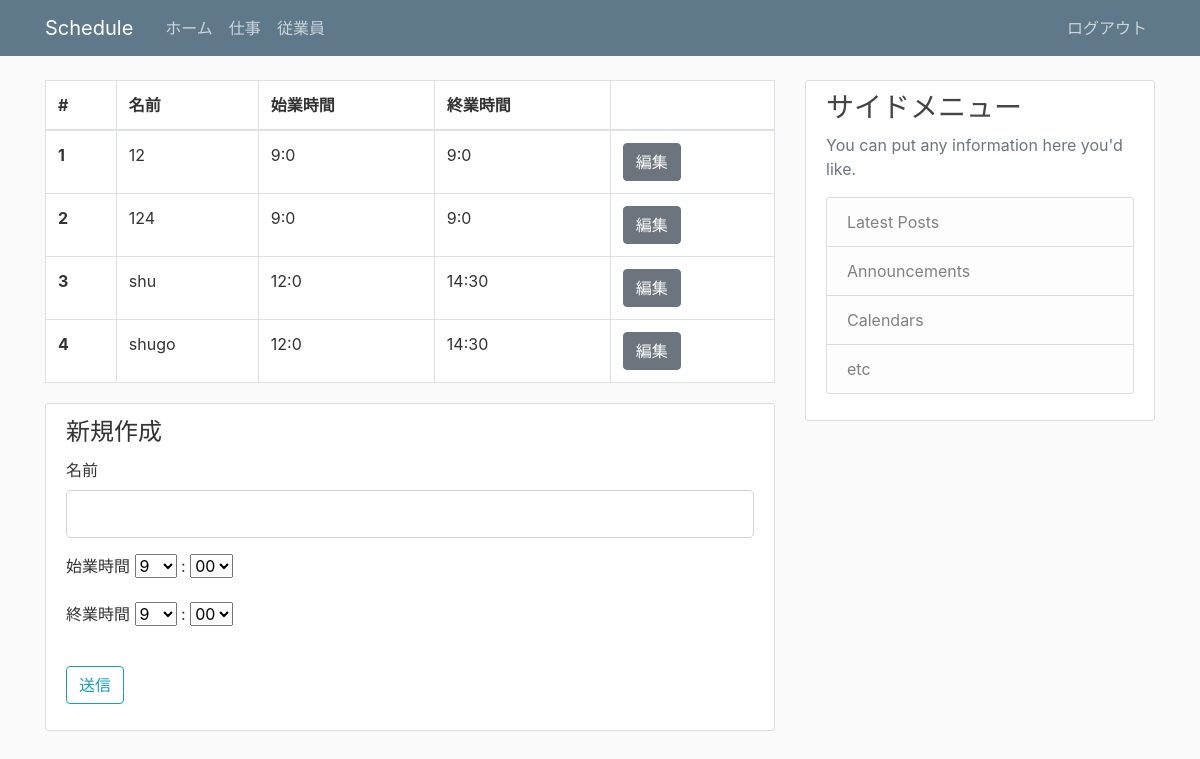
Before: /worker (signed in) with the older database file.
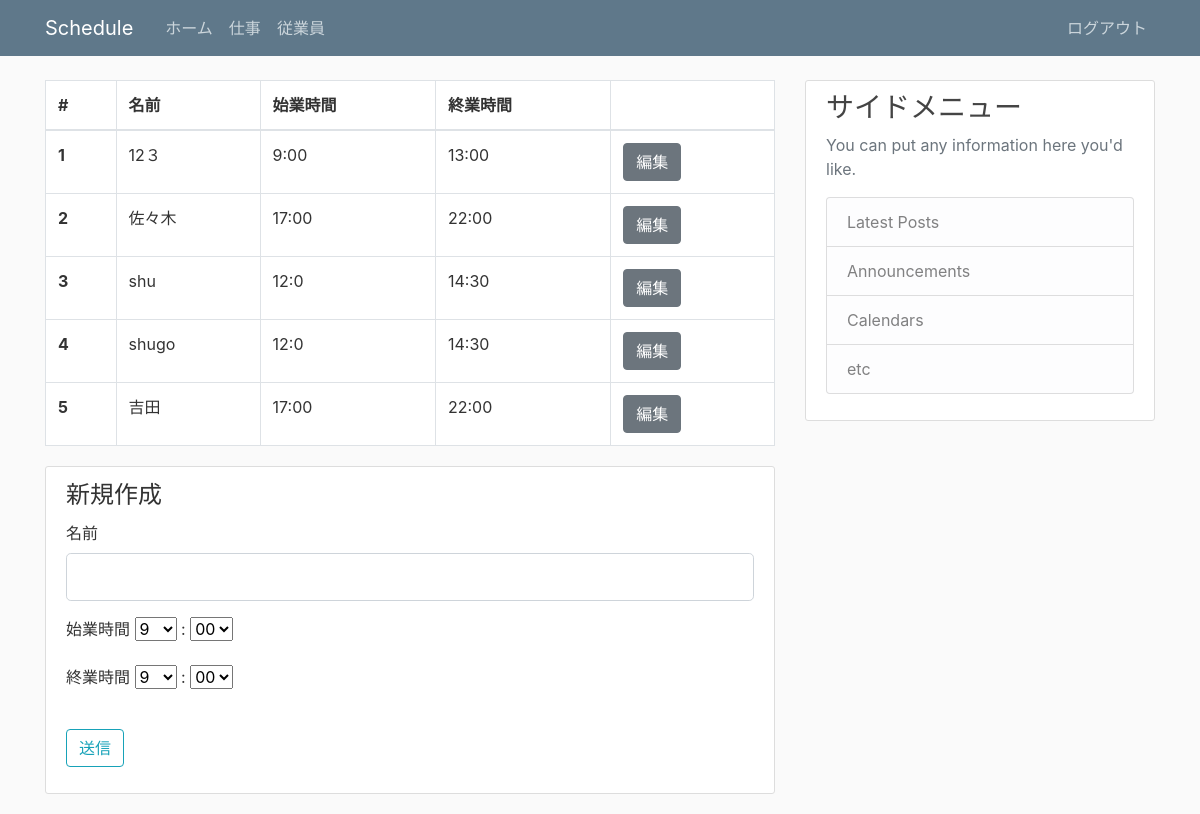
After: the same page with the newer database file.
### flask_schedule/models.py (models this page shows, shortened)
class Worker(db.Model):
  id = db.Column(db.Integer, primary_key=True)
  workername = db.Column(db.String(20), unique=True, nullable=False)
  starttime = db.Column(db.String(10))
  endtime = db.Column(db.String(10))
  workerweight = db.Column(db.String(3))

### flask_schedule/views/worker.py (the view, shortened to what this page needs)
@app.route('/worker', methods=['GET', 'POST'])
def worker():
  if not session.get('logged_in'):
    return redirect(url_for('login'))
  workers = Worker.query.all()
  form = WorkerForm()
  hour = hourlist
  minutes = minuteslist
  form.starttime_hour.choices = hourlist
  form.starttime_minutes.choices = minuteslist
  form.endtime_hour.choices = hourlist
  form.endtime_minutes.choices = minuteslist
  if request.method == "GET":
    return render_template('worker/worker.html',form=form,workers=workers)

### flask_schedule/forms.py
class WorkerForm(FlaskForm):
  workername = StringField('名前',validators=[DataRequired(), Length(min=2, max=20)])
  starttime_hour = SelectField('始業時間',validators=[DataRequired()])
  starttime_minutes = SelectField(':',validators=[DataRequired()])
  endtime_hour = SelectField('終業時間',validators=[DataRequired()])
  endtime_minutes = SelectField(':',validators=[DataRequired()])
  submit = SubmitField('送信')

### flask_schedule/templates/worker/worker.html (shortened to what this page needs)
{% extends "layout.html" %}
{% block content %}
  <table class="table table-bordered content-section">
    <thead>
      <tr>
        <th scope="col">#</th>
        <th scope="col">名前</th>
        <th scope="col">始業時間</th>
        <th scope="col">終業時間</th>
        <th></th>
      </tr>
    </thead>
    <tbody>
      {% for worker in workers %}
      <tr>
        <th scope="row">{{ worker.id }}</th>
        <td>{{ worker.workername }}</td>
        <td>{{ worker.starttime }}</td>
        <td>{{ worker.endtime }}</td>
        <td>
          <div class="btn-group">
            <form action="{{ url_for('edit_worker',id = worker.id)}}" method="GET">
              <button type="submit" class="btn btn-secondary">編集</button>
            </form>
          </div>
        </td>
      </tr>
      {% endfor %}
    </tbody>
  </table>
  <div class="content-section">
    <form method="POST" action="">
      <legend>新規作成</legend>
      <div class="form-group">
        <fieldset class="form-group">
          <div class="form-group">
            {{ form.workername.label(class="form-control-label")}}
            {{ form.workername(class="form-control form-control-lg") }}
          </div>
          <div class="form-group">
            {{ form.starttime_hour.label()}}
            {{ form.starttime_hour() }}
            {{ form.starttime_minutes.label()}}
            {{ form.starttime_minutes() }}
          </div>
          <div class="form-group">
            {{ form.endtime_hour.label()}}
            {{ form.endtime_hour() }}
            {{ form.endtime_minutes.label()}}
            {{ form.endtime_minutes() }}
          </div>
        </fieldset>
      </div>
      <div class="form-group">
        {{ form.submit(class="btn btn-outline-info") }}
      </div>
    </form>
  </div>
{% endblock %}

### flask_schedule/templates/layout.html (shortened to what this page needs)
<!DOCTYPE html>
<html lang="en">
<head>
    <link rel="stylesheet" href="https://stackpath.bootstrapcdn.com/bootstrap/4.1.3/css/bootstrap.min.css">
    <link rel="stylesheet" type="text/css" href="{{ url_for('static', filename='main.css') }}">
</head>
<body>
  <header class="site-header">
    <nav class="navbar navbar-expand-md navbar-dark bg-steel fixed-top">
      <div class="container">
        <a class="navbar-brand mr-4" href="/">Schedule</a>
        <div class="collapse navbar-collapse" id="navbarToggle">
          {% if session.logged_in %}
          <div class="navbar-nav mr-auto">
            <a class="nav-item nav-link" href="{{ url_for('index') }}">ホーム</a>
            <a class="nav-item nav-link" href="{{ url_for('job') }}">仕事</a>
            <a class="nav-item nav-link" href="{{ url_for('worker') }}">従業員</a>
          </div>
          <div class="navbar-nav">
            <a class="nav-item nav-link" href="{{ url_for('logout') }}">ログアウト</a>
          </div>
          {% else %}
          <div class="navbar-nav mr-auto"></div>
          <div class="navbar-nav">
            <a class="nav-item nav-link" href="{{ url_for('login') }}">ログイン</a>
          {% endif %}
          </div>
        </div>
    </nav>
  </header>
  <main role="main" class="container">
    <div class="row">
      <div class="col-md-8">
        {% block content %}{% endblock %}
      </div>
      <div class="col-md-4">
        <div class="content-section">
          <h3>サイドメニュー</h3>
          <p class='text-muted'>You can put any information here you'd like.
            <ul class="list-group">
              <li class="list-group-item list-group-item-light">Latest Posts</li>
              <li class="list-group-item list-group-item-light">Announcements</li>
              <li class="list-group-item list-group-item-light">Calendars</li>
              <li class="list-group-item list-group-item-light">etc</li>
            </ul>
          </p>
        </div>
      </div>
    </div>
  </main>
</body>
</html>

### flask_schedule/static/main.css (style rules this page uses)
body { background: #fafafa; color: #333333; margin-top: 5rem; }
h1, h2, h3, h4, h5, h6 { color: #444444; }
.bg-steel { background-color: #5f788a; }
.site-header .navbar-nav .nav-link { color: #cbd5db; }
.content-section { background: #ffffff; padding: 10px 20px; border: 1px solid #dddddd; border-radius: 3px; margin-bottom: 20px; }

Changed rows visible on the page:
changed Worker id 1: workername "12" → "12３"; starttime "9:0" → "9:00"; endtime "9:0" → "13:00"
changed Worker id 2: workername "124" → "佐々木"; starttime "9:0" → "17:00"; endtime "9:0" → "22:00"
added Worker: id "5", workername "吉田", starttime "17:00", endtime "22:00"
